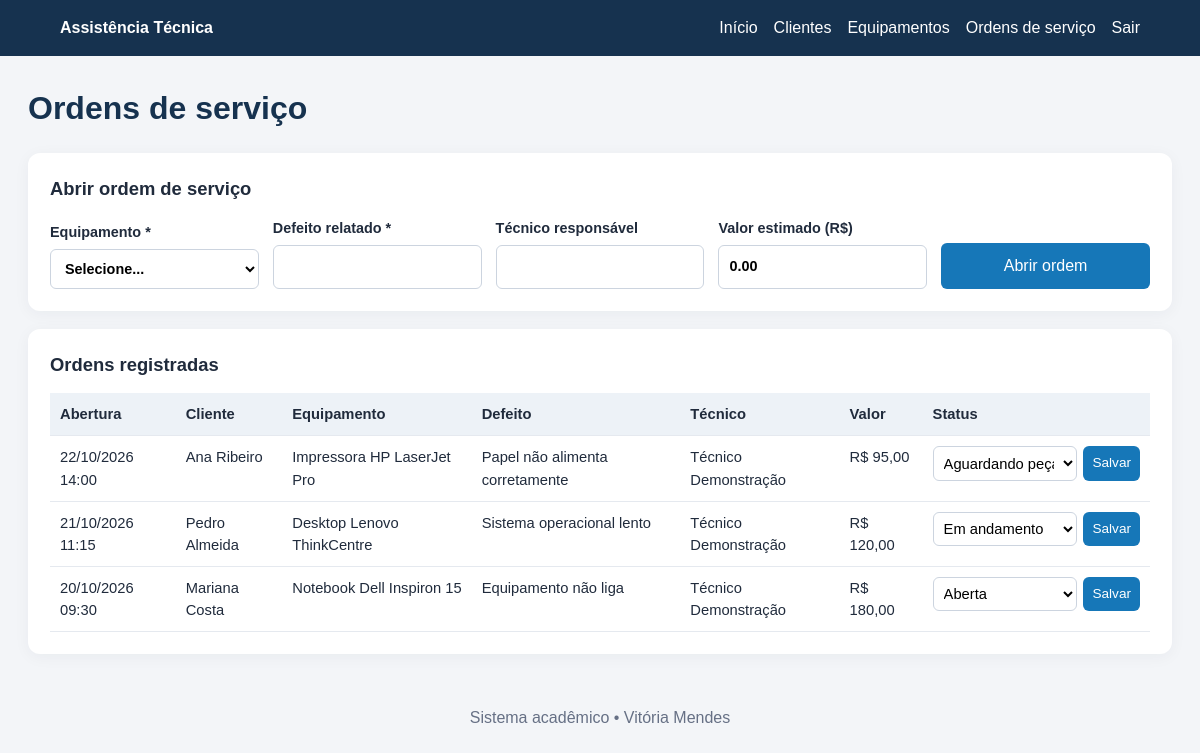
/sistema/ordens.php (signed in), run on the app's committed database.
### tables this page shows
CREATE TABLE ordens_servico (
 id INT AUTO_INCREMENT PRIMARY KEY,
 equipamento_id INT NOT NULL,
 defeito VARCHAR(255) NOT NULL,
 tecnico VARCHAR(120) NULL,
 valor DECIMAL(10,2) NOT NULL DEFAULT 0.00,
 status ENUM('Aberta','Em andamento','Aguardando peça','Concluída','Cancelada') NOT NULL DEFAULT 'Aberta',
 data_abertura TIMESTAMP DEFAULT CURRENT_TIMESTAMP,
 data_atualizacao TIMESTAMP DEFAULT CURRENT_TIMESTAMP ON UPDATE CURRENT_TIMESTAMP,
 CONSTRAINT fk_os_equip FOREIGN KEY (equipamento_id) REFERENCES equipamentos(id) ON UPDATE CASCADE ON DELETE RESTRICT
);

CREATE TABLE clientes (
 id INT AUTO_INCREMENT PRIMARY KEY,
 nome VARCHAR(140) NOT NULL,
 cpf_criptografado TEXT NULL,
 cpf_hash CHAR(64) NULL UNIQUE,
 telefone VARCHAR(30) NULL,
 email VARCHAR(160) NULL,
 criado_em TIMESTAMP DEFAULT CURRENT_TIMESTAMP
);

CREATE TABLE equipamentos (
 id INT AUTO_INCREMENT PRIMARY KEY,
 cliente_id INT NOT NULL,
 tipo VARCHAR(80) NOT NULL,
 marca VARCHAR(80) NULL,
 modelo VARCHAR(100) NULL,
 numero_serie VARCHAR(100) NULL UNIQUE,
 descricao VARCHAR(255) NULL,
 criado_em TIMESTAMP DEFAULT CURRENT_TIMESTAMP,
 CONSTRAINT fk_equip_cliente FOREIGN KEY (cliente_id) REFERENCES clientes(id) ON UPDATE CASCADE ON DELETE RESTRICT
);

### sistema/ordens.php (the view, shortened to what this page needs)
<?php
require __DIR__ . '/config.php'; require_login();
$statuses=['Aberta','Em andamento','Aguardando peça','Concluída','Cancelada'];
$rows=db()->query('SELECT o.*,e.tipo,e.marca,e.modelo,c.nome cliente FROM ordens_servico o JOIN equipamentos e ON e.id=o.equipamento_id JOIN clientes c ON c.id=e.cliente_id ORDER BY o.data_abertura DESC, o.id DESC')->fetchAll();
page_header('Ordens de serviço');
echo '<section class="panel"><h2>Abrir ordem de serviço</h2><form method="post" class="form-grid"><input type="hidden" name="csrf" value="'.h(csrf_token()).'"><input type="hidden" name="acao" value="criar"><label>Equipamento *<select name="equipamento_id" required><option value="">Selecione...</option>';
echo '</select></label><label>Defeito relatado *<input name="defeito" required></label><label>Técnico responsável<input name="tecnico"></label><label>Valor estimado (R$)<input name="valor" type="number" min="0" step="0.01" value="0.00"></label><button>Abrir ordem</button></form></section><section class="panel"><h2>Ordens registradas</h2><div class="table-wrap"><table><thead><tr><th>Abertura</th><th>Cliente</th><th>Equipamento</th><th>Defeito</th><th>Técnico</th><th>Valor</th><th>Status</th></tr></thead><tbody>';
foreach($rows as $r) { echo '<tr><td>'.h(date('d/m/Y H:i',strtotime($r['data_abertura']))).'</td><td>'.h($r['cliente']).'</td><td>'.h(trim($r['tipo'].' '.$r['marca'].' '.$r['modelo'])).'</td><td>'.h($r['defeito']).'</td><td>'.h($r['tecnico']).'</td><td>R$ '.number_format((float)$r['valor'],2,',','.').'</td><td><form method="post" class="inline"><input type="hidden" name="csrf" value="'.h(csrf_token()).'"><input type="hidden" name="acao" value="status"><input type="hidden" name="id" value="'.(int)$r['id'].'"><select name="status">';
foreach($statuses as $st) echo '<option'.($r['status']===$st?' selected':'').'>'.h($st).'</option>';
echo '</select><button class="small">Salvar</button></form></td></tr>'; }
echo '</tbody></table></div></section>'; page_footer();

### sistema/config.php (shortened to what this page needs)
<?php
function db(): PDO {
    static $pdo = null;
    if ($pdo instanceof PDO) return $pdo;
    $dsn = 'mysql:host=' . DB_HOST . ';port=' . DB_PORT . ';dbname=' . DB_NAME . ';charset=utf8mb4';
    $pdo = new PDO($dsn, DB_USER, DB_PASS, [
        PDO::ATTR_ERRMODE => PDO::ERRMODE_EXCEPTION,
        PDO::ATTR_DEFAULT_FETCH_MODE => PDO::FETCH_ASSOC,
        PDO::ATTR_EMULATE_PREPARES => false,
    ]);
    return $pdo;
}
function h(?string $value): string { return htmlspecialchars((string)$value, ENT_QUOTES, 'UTF-8'); }
function page_header(string $title): void {
    echo '<!doctype html><html lang="pt-br"><head><meta charset="utf-8"><meta name="viewport" content="width=device-width, initial-scale=1"><title>'.h($title).'</title><link rel="stylesheet" href="assets/style.css"></head><body><header><strong>Assistência Técnica</strong><nav><a href="dashboard.php">Início</a><a href="clientes.php">Clientes</a><a href="equipamentos.php">Equipamentos</a><a href="ordens.php">Ordens de serviço</a><a href="logout.php">Sair</a></nav></header><main><h1>'.h($title).'</h1>';
}
function page_footer(): void { echo '</main><footer>Sistema acadêmico • Vitória Mendes</footer></body></html>'; }

### sistema/assets/style.css (style rules this page uses)
* { box-sizing:border-box }
body { margin:0;background:#f3f5f8;color:#202b3c;font:16px/1.5 Arial,sans-serif }
header { background:#16324f;color:#fff;padding:16px 5%;display:flex;align-items:center;justify-content:space-between;gap:18px;flex-wrap:wrap }
header nav { display:flex;gap:16px;flex-wrap:wrap }
header a { color:#fff;text-decoration:none }
main { max-width:1180px;margin:28px auto;padding:0 18px }
h1 { margin-top:0;color:#16324f }
h2 { font-size:1.15rem;margin-top:0 }
.panel,.login-card { background:#fff;border-radius:12px;padding:22px;margin:18px 0;box-shadow:0 3px 16px #13243a0c }
.form-grid { display:grid;grid-template-columns:repeat(auto-fit,minmax(200px,1fr));gap:14px;align-items:end }
label { display:block;font-size:.9rem;font-weight:bold }
input,select { display:block;width:100%;margin-top:5px;padding:10px;border:1px solid #ccd4df;border-radius:6px;background:#fff;font:inherit }
button,.button { display:inline-block;border:0;border-radius:6px;background:#1677b8;color:white;padding:11px 16px;font:inherit;cursor:pointer;text-decoration:none }
.table-wrap { overflow-x:auto;margin-top:15px }
table { border-collapse:collapse;width:100%;font-size:.92rem }
th,td { text-align:left;padding:10px;border-bottom:1px solid #e5e9ef;vertical-align:top }
th { background:#edf2f7 }
.inline { display:flex;gap:6px;min-width:185px }
.inline select { margin:0;min-width:110px;padding:6px }
.small { padding:7px 9px;font-size:.85rem }
footer { text-align:center;color:#667085;padding:24px }

### data on the page
ordens_servico: data_abertura "22/10/2026 14:00", clientes.nome "Ana Ribeiro", equipamento.modelo "Impressora HP LaserJet Pro", defeito "Papel não alimenta corretamente", tecnico "Técnico Demonstração", valor "95,00"
ordens_servico: data_abertura "21/10/2026 11:15", clientes.nome "Pedro Almeida", equipamento.modelo "Desktop Lenovo ThinkCentre", defeito "Sistema operacional lento", tecnico "Técnico Demonstração", valor "120,00"
ordens_servico: data_abertura "20/10/2026 09:30", clientes.nome "Mariana Costa", equipamento.modelo "Notebook Dell Inspiron 15", defeito "Equipamento não liga", tecnico "Técnico Demonstração", valor "180,00"

### other printed values
$title "Ordens de serviço"
form field status "Aguardando peça"
form field status "Em andamento"
form field status "Aberta"
